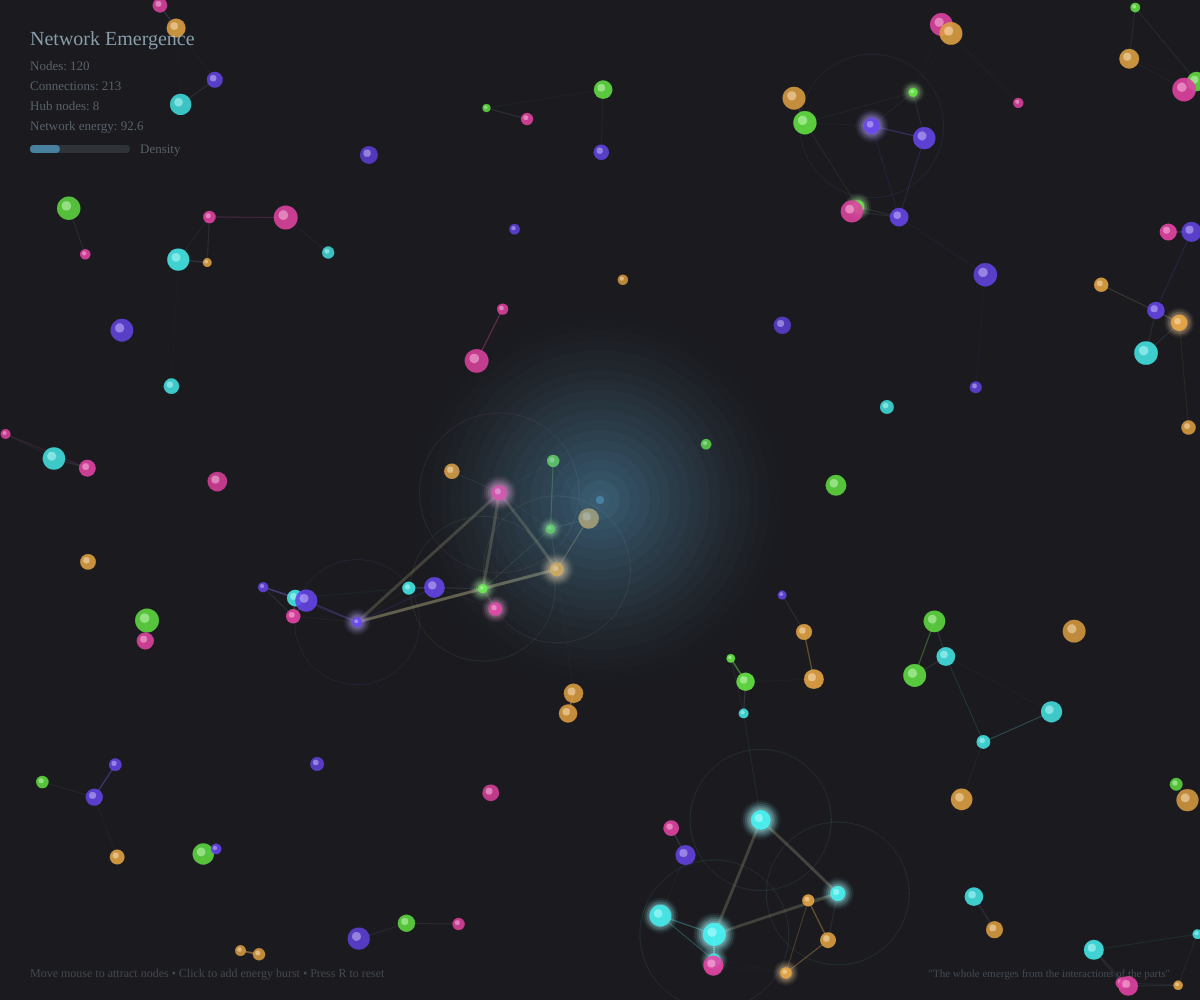
Frame 1 (no input)
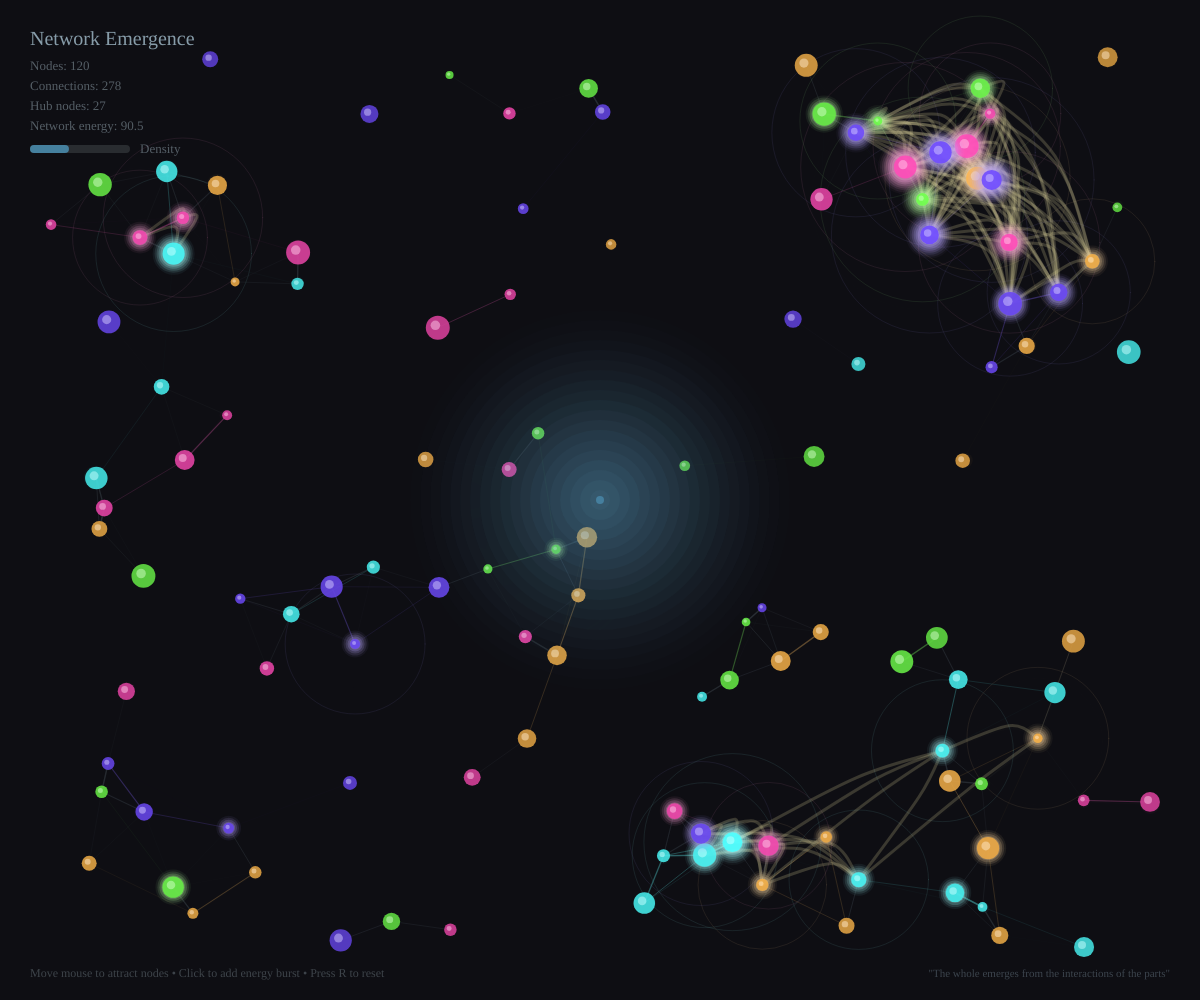
Frame 60 (no input)
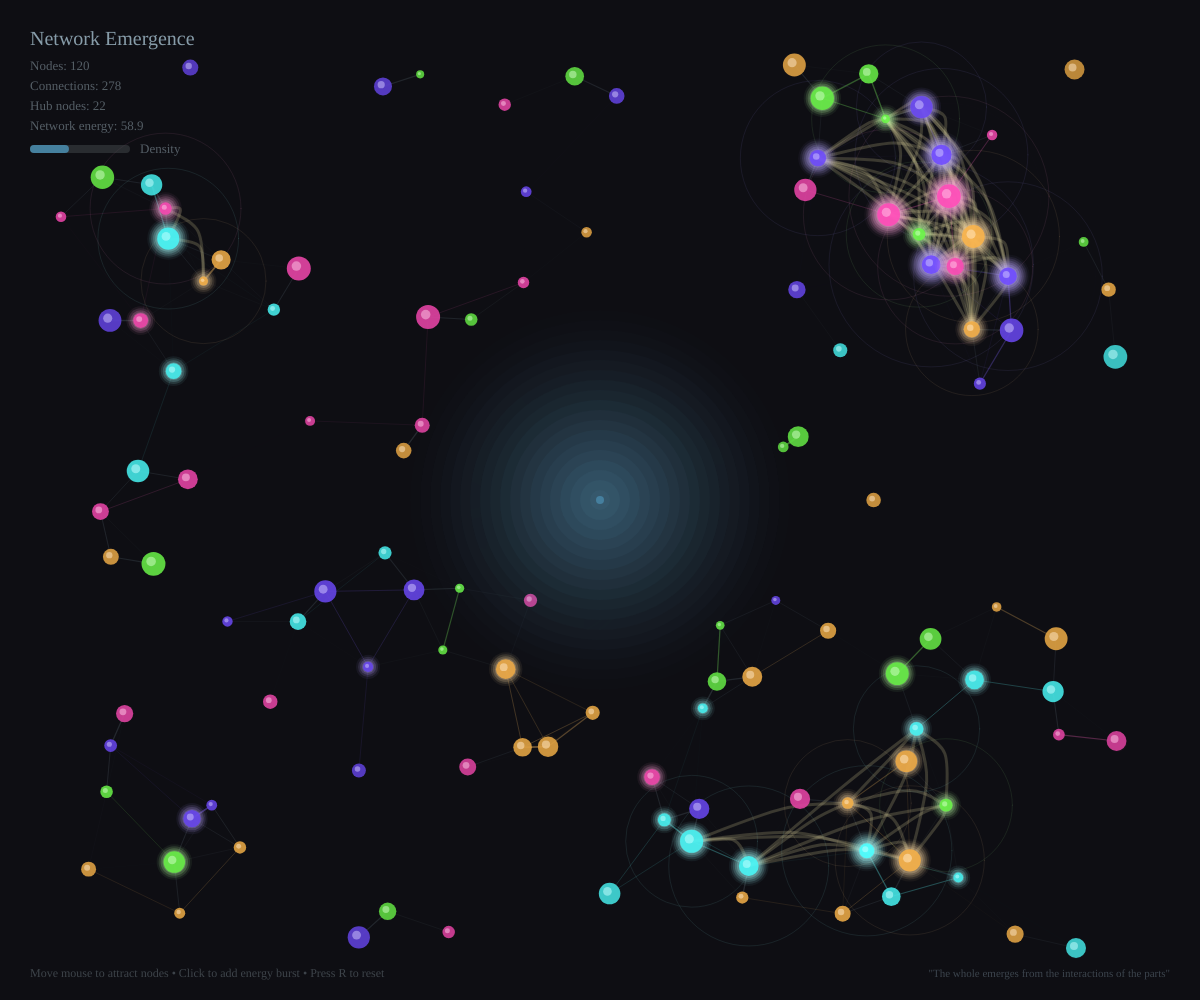
Frame 120 (the mouse pressed at the canvas centre since frame 60)

The p5.js sketch that drew these frames (run headless with seeded random() and noise() and a simulated clock; from frame 60 on, the mouse is pressed at the canvas centre):

// p5.js sketch
// ── sketch.js
// Network Emergence - 2026-03-24
// Visualizing how individual nodes form networks and emergent structures
// Inspired by the agent ecosystem explosion on GitHub

let nodes = [];
let connections = [];
let attractorPos;
let emergentClusters = [];
let globalEnergy = 0;
let time = 0;

const NUM_NODES = 120;
const CONNECTION_DISTANCE = 100;
const ATTRACTION_STRENGTH = 0.0008;
const REPULSION_STRENGTH = 0.5;
const DAMPING = 0.98;

function setup() {
  createCanvas(windowWidth, windowHeight);
  colorMode(HSB, 360, 100, 100, 100);
  
  attractorPos = createVector(width / 2, height / 2);
  
  // Initialize nodes with different "types" (like different agent capabilities)
  for (let i = 0; i < NUM_NODES; i++) {
    nodes.push({
      pos: createVector(random(width), random(height)),
      vel: createVector(random(-1, 1), random(-1, 1)),
      type: floor(random(5)), // 5 different node types
      size: random(4, 12),
      connectionCount: 0,
      energy: random(0.5, 1),
      id: i
    });
  }
}

function draw() {
  // Dark background with slight fade for trails
  background(240, 30, 8, 95);
  
  time += 0.01;
  attractorPos.set(mouseX || width/2, mouseY || height/2);
  
  // Update physics
  updateNodes();
  
  // Find and draw connections
  findConnections();
  drawConnections();
  
  // Draw emergent structure indicators
  drawEmergentPatterns();
  
  // Draw nodes
  drawNodes();
  
  // Draw attractor influence
  drawAttractor();
  
  // UI
  drawUI();
}

function updateNodes() {
  globalEnergy = 0;
  
  for (let node of nodes) {
    // Attraction to mouse
    let toMouse = p5.Vector.sub(attractorPos, node.pos);
    let distToMouse = toMouse.mag();
    
    if (distToMouse > 50) {
      toMouse.normalize();
      toMouse.mult(ATTRACTION_STRENGTH * node.energy * (distToMouse * 0.01));
      node.vel.add(toMouse);
    }
    
    // Repulsion from other nodes (prevents overlap)
    for (let other of nodes) {
      if (other.id === node.id) continue;
      
      let diff = p5.Vector.sub(node.pos, other.pos);
      let dist = diff.mag();
      
      if (dist < 30 && dist > 0) {
        diff.normalize();
        diff.mult(REPULSION_STRENGTH / (dist * 0.5));
        node.vel.add(diff);
      }
    }
    
    // Slight random movement
    node.vel.add(createVector(random(-0.1, 0.1), random(-0.1, 0.1)));
    
    // Apply velocity with damping
    node.vel.mult(DAMPING);
    node.pos.add(node.vel);
    
    // Wrap around edges with soft boundary
    let margin = 50;
    if (node.pos.x < margin) node.vel.x += 0.5;
    if (node.pos.x > width - margin) node.vel.x -= 0.5;
    if (node.pos.y < margin) node.vel.y += 0.5;
    if (node.pos.y > height - margin) node.vel.y -= 0.5;
    
    // Keep in bounds
    node.pos.x = constrain(node.pos.x, 0, width);
    node.pos.y = constrain(node.pos.y, 0, height);
    
    // Track global energy
    globalEnergy += node.vel.mag();
  }
}

function findConnections() {
  connections = [];
  
  // Reset connection counts
  for (let node of nodes) {
    node.connectionCount = 0;
  }
  
  // Find connections based on distance and type affinity
  for (let i = 0; i < nodes.length; i++) {
    for (let j = i + 1; j < nodes.length; j++) {
      let dist = p5.Vector.dist(nodes[i].pos, nodes[j].pos);
      
      // Same type nodes connect at greater distances
      let typeAffinity = nodes[i].type === nodes[j].type ? 1.5 : 1.0;
      let maxDist = CONNECTION_DISTANCE * typeAffinity;
      
      if (dist < maxDist) {
        let strength = map(dist, 0, maxDist, 1, 0);
        connections.push({
          a: nodes[i],
          b: nodes[j],
          strength: strength,
          sameType: nodes[i].type === nodes[j].type
        });
        nodes[i].connectionCount++;
        nodes[j].connectionCount++;
      }
    }
  }
}

function drawConnections() {
  for (let conn of connections) {
    let alpha = conn.strength * 60;
    
    // Color based on whether same type (stronger bonds)
    if (conn.sameType) {
      let hue = (conn.a.type * 72 + 180) % 360;
      stroke(hue, 60, 80, alpha);
    } else {
      stroke(200, 20, 60, alpha * 0.5);
    }
    
    strokeWeight(conn.strength * 2);
    line(conn.a.pos.x, conn.a.pos.y, conn.b.pos.x, conn.b.pos.y);
  }
}

function drawNodes() {
  for (let node of nodes) {
    let hue = (node.type * 72 + 180) % 360; // Spread across color wheel
    let sat = 70;
    let bri = 80 + node.connectionCount * 2;
    
    // Glow effect for highly connected nodes
    if (node.connectionCount > 5) {
      let glowSize = node.size + node.connectionCount * 1.5;
      noStroke();
      for (let g = glowSize; g > node.size; g -= 2) {
        let glowAlpha = map(g, node.size, glowSize, 30, 0);
        fill(hue, sat * 0.5, bri, glowAlpha);
        ellipse(node.pos.x, node.pos.y, g * 2);
      }
    }
    
    // Node core
    noStroke();
    fill(hue, sat, bri, 90);
    ellipse(node.pos.x, node.pos.y, node.size * 2);
    
    // Inner highlight
    fill(hue, sat * 0.3, 100, 50);
    ellipse(node.pos.x - node.size * 0.2, node.pos.y - node.size * 0.2, node.size * 0.8);
  }
}

function drawEmergentPatterns() {
  // Find clusters (groups of highly connected nodes)
  let hubs = nodes.filter(n => n.connectionCount > 6);
  
  // Draw emergent cluster halos
  for (let hub of hubs) {
    let hue = (hub.type * 72 + 180) % 360;
    noFill();
    stroke(hue, 40, 60, 15);
    strokeWeight(1);
    
    // Pulsing ring
    let pulse = sin(time * 3 + hub.id) * 10 + 30;
    ellipse(hub.pos.x, hub.pos.y, hub.connectionCount * 15 + pulse);
  }
  
  // Draw network "spine" - connections between hubs
  if (hubs.length > 1) {
    stroke(50, 30, 90, 20);
    strokeWeight(3);
    for (let i = 0; i < hubs.length - 1; i++) {
      for (let j = i + 1; j < hubs.length; j++) {
        let dist = p5.Vector.dist(hubs[i].pos, hubs[j].pos);
        if (dist < CONNECTION_DISTANCE * 2.5) {
          // Curved connection between hubs
          let midX = (hubs[i].pos.x + hubs[j].pos.x) / 2;
          let midY = (hubs[i].pos.y + hubs[j].pos.y) / 2;
          let offset = sin(time * 2) * 20;
          
          noFill();
          beginShape();
          curveVertex(hubs[i].pos.x, hubs[i].pos.y);
          curveVertex(hubs[i].pos.x, hubs[i].pos.y);
          curveVertex(midX + offset, midY - offset);
          curveVertex(hubs[j].pos.x, hubs[j].pos.y);
          curveVertex(hubs[j].pos.x, hubs[j].pos.y);
          endShape();
        }
      }
    }
  }
}

function drawAttractor() {
  // Soft gradient influence indicator
  let maxDist = 200;
  noStroke();
  for (let r = maxDist; r > 0; r -= 10) {
    let alpha = map(r, 0, maxDist, 8, 0);
    fill(200, 50, 70, alpha);
    ellipse(attractorPos.x, attractorPos.y, r * 2);
  }
  
  // Center point
  fill(200, 60, 90, 40);
  ellipse(attractorPos.x, attractorPos.y, 8);
}

function drawUI() {
  // Title
  fill(200, 20, 90, 70);
  noStroke();
  textSize(20);
  textAlign(LEFT, TOP);
  textFont('Georgia');
  text("Network Emergence", 30, 30);
  
  // Stats
  fill(200, 15, 70, 50);
  textSize(13);
  let hubCount = nodes.filter(n => n.connectionCount > 6).length;
  text(`Nodes: ${nodes.length}`, 30, 60);
  text(`Connections: ${connections.length}`, 30, 80);
  text(`Hub nodes: ${hubCount}`, 30, 100);
  text(`Network energy: ${globalEnergy.toFixed(1)}`, 30, 120);
  
  // Connection density indicator
  let density = connections.length / (nodes.length * (nodes.length - 1) / 2);
  let densityWidth = 100;
  fill(200, 10, 30, 50);
  rect(30, 145, densityWidth, 8, 4);
  fill(200, 60, 80, 70);
  rect(30, 145, densityWidth * density * 10, 8, 4);
  fill(200, 15, 70, 50);
  text("Density", 140, 143);
  
  // Instructions
  fill(200, 15, 60, 40);
  textSize(12);
  textAlign(LEFT, BOTTOM);
  text("Move mouse to attract nodes • Click to add energy burst • Press R to reset", 30, height - 20);
  
  // Concept note
  fill(200, 20, 80, 30);
  textSize(11);
  textAlign(RIGHT, BOTTOM);
  text("\"The whole emerges from the interactions of the parts\"", width - 30, height - 20);
}

function mousePressed() {
  // Energy burst - push nearby nodes away
  for (let node of nodes) {
    let dist = p5.Vector.dist(createVector(mouseX, mouseY), node.pos);
    if (dist < 150) {
      let force = p5.Vector.sub(node.pos, createVector(mouseX, mouseY));
      force.normalize();
      force.mult(map(dist, 0, 150, 8, 1));
      node.vel.add(force);
      node.energy = min(2, node.energy + 0.3);
    }
  }
}

function keyPressed() {
  if (key === 'r' || key === 'R') {
    // Reset positions
    for (let node of nodes) {
      node.pos = createVector(random(width), random(height));
      node.vel = createVector(random(-1, 1), random(-1, 1));
      node.energy = random(0.5, 1);
    }
  }
  
  if (key === ' ') {
    // Add new nodes
    for (let i = 0; i < 10; i++) {
      nodes.push({
        pos: createVector(mouseX + random(-50, 50), mouseY + random(-50, 50)),
        vel: createVector(random(-2, 2), random(-2, 2)),
        type: floor(random(5)),
        size: random(4, 12),
        connectionCount: 0,
        energy: 1.5,
        id: nodes.length
      });
    }
  }
}

function windowResized() {
  resizeCanvas(windowWidth, windowHeight);
}
